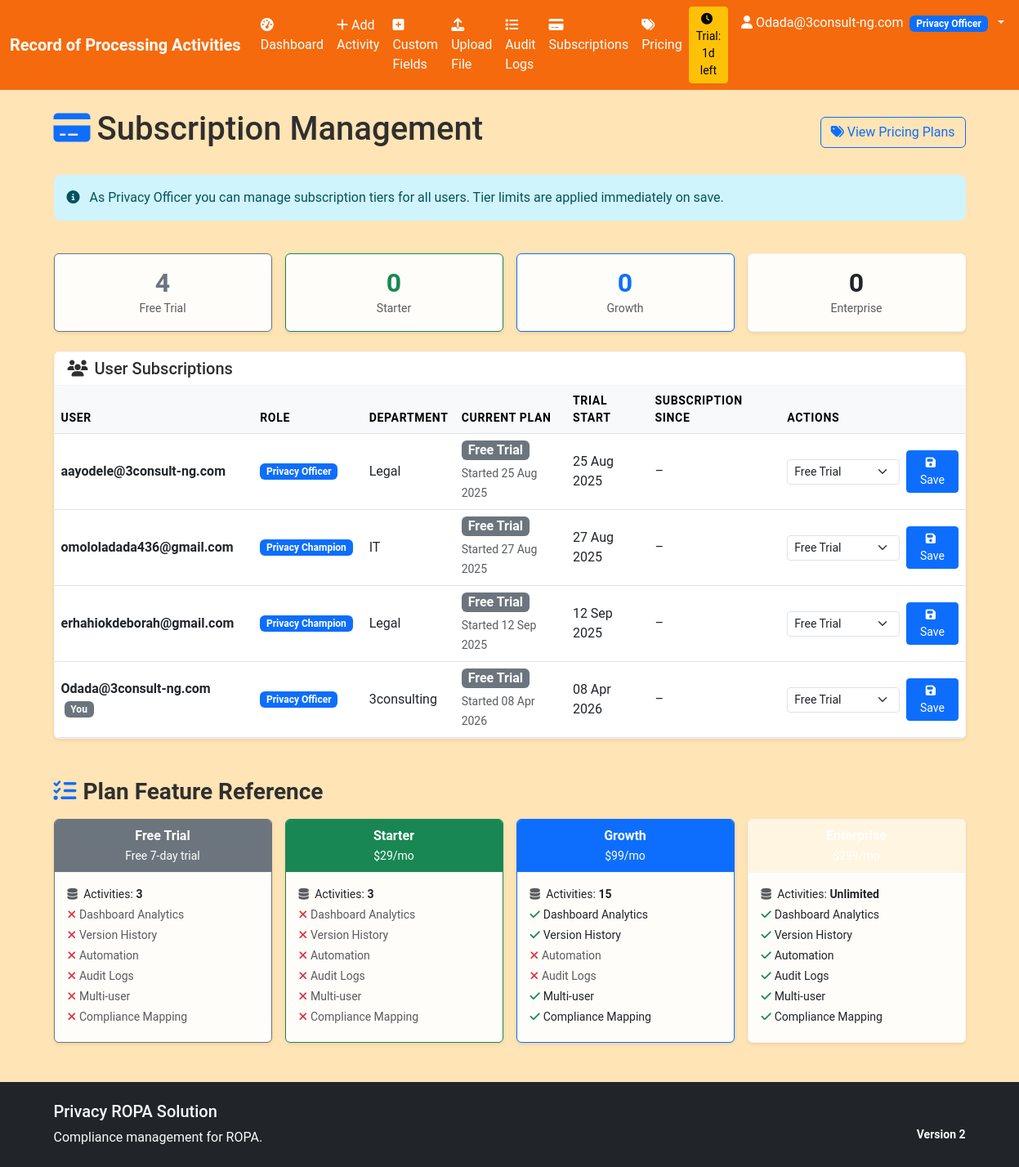
Page /subscription (signed in) on the earlier database version.
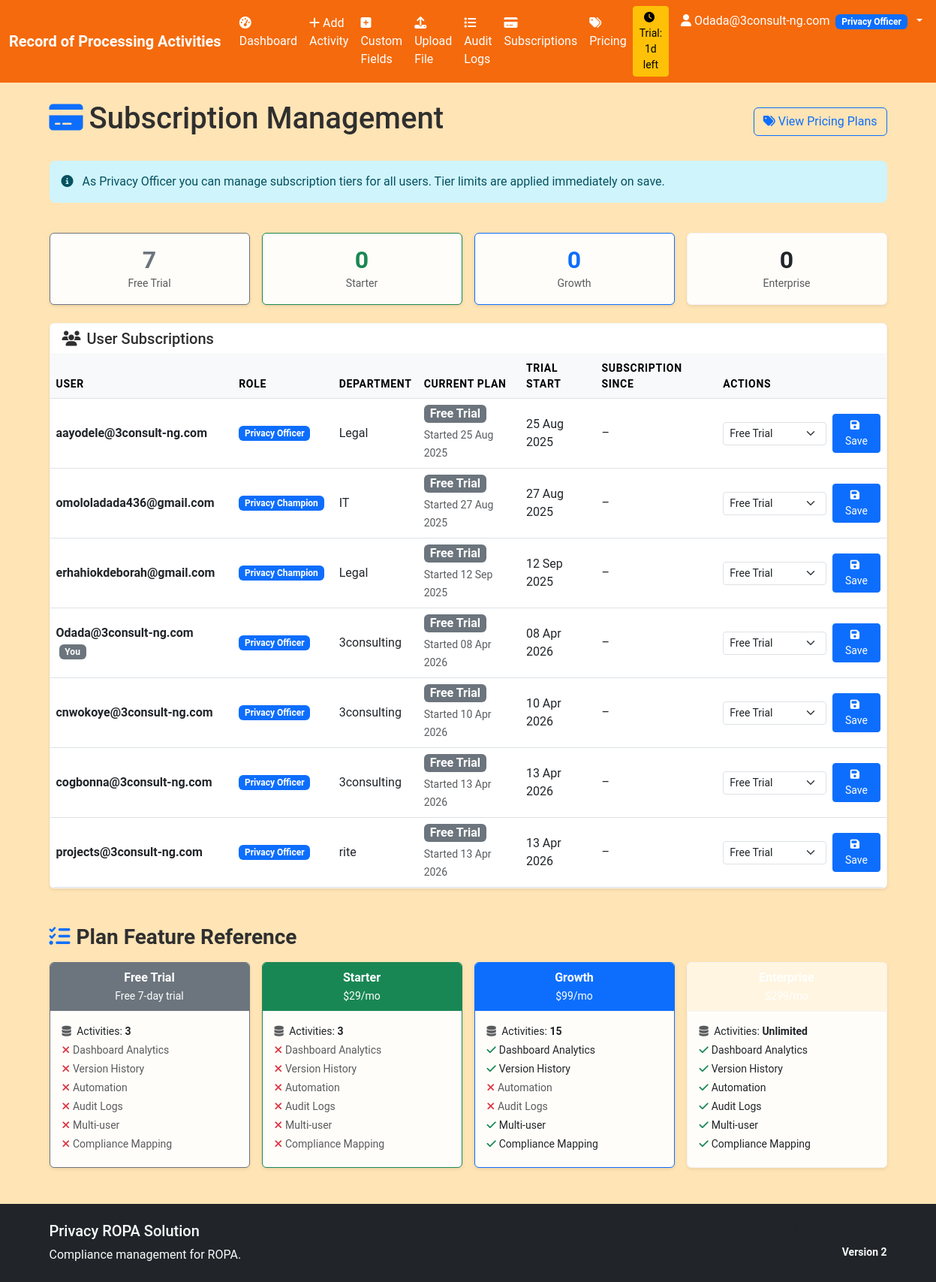
Same page on the later database version.
### models.py (models this page shows)
class User(UserMixin, db.Model):
    __tablename__ = 'users'
    id = db.Column(Integer, primary_key=True)
    email = db.Column(String(120), unique=True, nullable=False)
    password_hash = db.Column(String(256), nullable=False)
    role = db.Column(String(50), nullable=False, default='Privacy Champion')
    department = db.Column(String(100))
    created_at = db.Column(DateTime, default=datetime.utcnow)
    last_login = db.Column(DateTime)
    reset_token = db.Column(String(256), nullable=True)
    reset_token_expires = db.Column(DateTime, nullable=True)
    subscription_tier = db.Column(String(50), nullable=False, default='trial')
    trial_start_date = db.Column(DateTime, default=datetime.utcnow)
    subscription_start_date = db.Column(DateTime, nullable=True)
    subscription_end_date = db.Column(DateTime, nullable=True)
    ropa_records = db.relationship('ROPARecord', foreign_keys='ROPARecord.created_by', backref='creator', lazy=True)

### app.py (the view)
@app.route('/subscription')
@login_required
def subscription():
    if current_user.role != 'Privacy Officer':
        abort(403)
    users = models.User.query.all()
    return render_template('subscription_manage.html', users=users, tiers=TIER_CONFIG)

### app.py (called while the page is built, shortened)
@login_manager.user_loader
def load_user(user_id):
    return models.User.query.get(int(user_id))

@app.context_processor
def inject_subscription():
    if current_user.is_authenticated:
        tier = get_user_effective_tier(current_user)
        config = get_tier_config(tier)
        trial_days = get_trial_days_remaining(current_user)
        unread_notifications = 0
        return dict(
            sub_tier=tier,
            sub_config=config,
            sub_trial_days=trial_days,
            unread_notifications=unread_notifications,
            now_date=datetime.utcnow(),
        )
    return dict(sub_tier=None, sub_config={}, sub_trial_days=None, unread_notifications=0, now_date=datetime.utcnow())

### subscription.py (called while the page is built, shortened)
def get_user_effective_tier(user):
    test_tier = session.get('test_tier')
    if test_tier and test_tier in TIER_CONFIG:
        return test_tier
    tier = user.subscription_tier or 'trial'
    if tier == 'trial':
        trial_start = user.trial_start_date or user.created_at or datetime.utcnow()
        if datetime.utcnow() > trial_start + timedelta(days=7):
            return 'expired'
    return tier

def get_tier_config(tier):
    return TIER_CONFIG.get(tier, TIER_CONFIG['trial'])

def get_trial_days_remaining(user):
    if user.subscription_tier != 'trial':
        return None
    trial_start = user.trial_start_date or user.created_at or datetime.utcnow()
    expiry = trial_start + timedelta(days=7)
    remaining = (expiry - datetime.utcnow()).days
    return max(0, remaining)

### templates/subscription_manage.html (shortened to what this page needs)
{% extends "base.html" %}
{% block content %}
<div class="d-flex justify-content-between align-items-center mb-4">
    <h1><i class="fas fa-credit-card me-2 text-primary"></i>Subscription Management</h1>
    <a href="{{ url_for('pricing') }}" class="btn btn-outline-primary">
        <i class="fas fa-tags me-1"></i>View Pricing Plans
    </a>
</div>
<div class="row mb-4">
    <div class="col-12">
        <div class="alert alert-info">
            <i class="fas fa-info-circle me-2"></i>
            As Privacy Officer you can manage subscription tiers for all users. Tier limits are applied immediately on save.
        </div>
    </div>
</div>
<div class="row g-3 mb-4">
    {% set tier_counts = {} %}
    {% for user in users %}
        {% set t = user.subscription_tier or 'trial' %}
        {% if t in tier_counts %}
            {% set _ = tier_counts.update({t: tier_counts[t] + 1}) %}
        {% else %}
            {% set _ = tier_counts.update({t: 1}) %}
        {% endif %}
    {% endfor %}
    {% for tier_key, tier_info in tiers.items() %}
    <div class="col-6 col-md-3">
        <div class="card border-{{ tier_info.color }} text-center">
            <div class="card-body py-3">
                <h2 class="mb-0 fw-bold text-{{ tier_info.color }}">{{ tier_counts.get(tier_key, 0) }}</h2>
                <small class="text-muted">{{ tier_info.name }}</small>
            </div>
        </div>
    </div>
    {% endfor %}
</div>
<div class="card">
    <div class="card-header bg-white">
        <h5 class="mb-0"><i class="fas fa-users me-2"></i>User Subscriptions</h5>
    </div>
    <div class="card-body p-0">
        <div class="table-responsive">
            <table class="table table-hover align-middle mb-0">
                <thead class="table-light">
                    <tr>
                        <th>User</th>
                        <th>Role</th>
                        <th>Department</th>
                        <th>Current Plan</th>
                        <th>Trial Start</th>
                        <th>Subscription Since</th>
                        <th>Actions</th>
                    </tr>
                </thead>
                <tbody>
                    {% for user in users %}
                    {% set effective_tier = user.subscription_tier or 'trial' %}
                    {% set tier_info = tiers.get(effective_tier, tiers['trial']) %}
                    <tr>
                        <td>
                            <strong>{{ user.email }}</strong>
                            {% if user.id == current_user.id %}
                            <span class="badge bg-secondary ms-1">You</span>
                            {% endif %}
                        </td>
                        <td><span class="badge bg-primary">{{ user.role }}</span></td>
                        <td>{{ user.department or '–' }}</td>
                        <td>
                            <span class="badge bg-{{ tier_info.color }} fs-6 px-2 py-1">
                                {{ tier_info.name }}
                            </span>
                            {% if effective_tier == 'trial' and user.trial_start_date %}
                                {% set days_used = ((now if now is defined else '') or '') %}
                                <br><small class="text-muted">Started {{ user.trial_start_date.strftime('%d %b %Y') }}</small>
                            {% endif %}
                        </td>
                        <td>
                            {% if user.trial_start_date %}
                                {{ user.trial_start_date.strftime('%d %b %Y') }}
                            {% else %}–{% endif %}
                        </td>
                        <td>
                            {% if user.subscription_start_date %}
                                {{ user.subscription_start_date.strftime('%d %b %Y') }}
                            {% else %}–{% endif %}
                        </td>
                        <td>
                            <form method="POST" action="{{ url_for('update_subscription', user_id=user.id) }}" class="d-flex gap-2 align-items-center">
                                <select name="tier" class="form-select form-select-sm" style="width:140px;">
                                    {% for tier_key, tier_info_opt in tiers.items() %}
                                    <option value="{{ tier_key }}" {% if effective_tier == tier_key %}selected{% endif %}>
                                        {{ tier_info_opt.name }}
                                    </option>
                                    {% endfor %}
                                </select>
                                <button type="submit" class="btn btn-sm btn-primary">
                                    <i class="fas fa-save me-1"></i>Save
                                </button>
                            </form>
                        </td>
                    </tr>
                    {% endfor %}
                </tbody>
            </table>
        </div>
    </div>
</div>
<h3 class="mt-5 mb-3 fw-bold"><i class="fas fa-list-check me-2 text-primary"></i>Plan Feature Reference</h3>
<div class="row g-3">
    {% for tier_key, tier_info in tiers.items() %}
    <div class="col-md-6 col-lg-3">
        <div class="card h-100 border-{{ tier_info.color }}">
            <div class="card-header bg-{{ tier_info.color }} text-white text-center">
                <strong>{{ tier_info.name }}</strong>
                {% if tier_info.price_monthly > 0 %}
                <br><small>${{ tier_info.price_monthly }}/mo</small>
                {% else %}
                <br><small>Free 7-day trial</small>
                {% endif %}
            </div>
            <div class="card-body">
                <ul class="list-unstyled mb-0 small">
                    <li class="mb-1">
                        <i class="fas fa-database me-1 text-muted"></i>
                        Activities: <strong>{{ tier_info.max_activities if tier_info.max_activities else 'Unlimited' }}</strong>
                    </li>
                    {% set features = [
                        ('has_dashboard', 'Dashboard Analytics'),
                        ('has_version_history', 'Version History'),
                        ('has_automation', 'Automation'),
                        ('has_audit_logs', 'Audit Logs'),
                        ('has_multi_user', 'Multi-user'),
                        ('has_compliance_mapping', 'Compliance Mapping'),
                    ] %}
                    {% for key, label in features %}
                    <li class="mb-1">
                        {% if tier_info.get(key) %}
                        <i class="fas fa-check text-success me-1"></i>{{ label }}
                        {% else %}
                        <i class="fas fa-times text-danger me-1"></i><span class="text-muted">{{ label }}</span>
                        {% endif %}
                    </li>
                    {% endfor %}
                </ul>
            </div>
        </div>
    </div>
    {% endfor %}
</div>
{% endblock %}

### templates/base.html (shortened to what this page needs)
<!DOCTYPE html>
<html lang="en" data-bs-theme="light">
<head>
    <link href="https://cdn.jsdelivr.net/npm/bootstrap@5.3.0/dist/css/bootstrap.min.css" rel="stylesheet">
    <link href="https://cdnjs.cloudflare.com/ajax/libs/font-awesome/6.4.0/css/all.min.css" rel="stylesheet">
    <link href="{{ url_for('static', filename='css/custom.css') }}" rel="stylesheet">
</head>
<body>
    <nav class="navbar navbar-expand-lg navbar-dark bg-primary">
        <div class="container-fluid">
            <a class="navbar-brand fw-bold" href="{{ url_for('index') }}">
                Record of Processing Activities
            </a>
            {% if current_user.is_authenticated %}
            <div class="collapse navbar-collapse" id="navbarNav">
                <ul class="navbar-nav me-auto">
                    <li class="nav-item">
                        <a class="nav-link" href="{{ url_for('index') }}">
                            <i class="fas fa-tachometer-alt me-1"></i>Dashboard
                        </a>
                    </li>
                    <li class="nav-item">
                        <a class="nav-link" href="{{ url_for('add_activity') }}">
                            <i class="fas fa-plus me-1"></i>Add Activity
                        </a>
                    </li>
                    <li class="nav-item">
                        <a class="nav-link" href="{{ url_for('custom_tabs') }}">
                            <i class="fas fa-plus-square me-1"></i>Custom Fields
                        </a>
                    </li>
                    {% if current_user.role == 'Privacy Officer' %}
                    <li class="nav-item">
                        <a class="nav-link" href="{{ url_for('upload_file') }}">
                            <i class="fas fa-upload me-1"></i>Upload File
                        </a>
                    </li>
                    <li class="nav-item">
                        <a class="nav-link" href="{{ url_for('audit_logs') }}">
                            <i class="fas fa-list me-1"></i>Audit Logs
                        </a>
                    </li>
                    <li class="nav-item">
                        <a class="nav-link" href="{{ url_for('subscription') }}">
                            <i class="fas fa-credit-card me-1"></i>Subscriptions
                        </a>
                    </li>
                    {% endif %}
                    <li class="nav-item">
                        <a class="nav-link" href="{{ url_for('pricing') }}">
                            <i class="fas fa-tags me-1"></i>Pricing
                        </a>
                    </li>
                </ul>
                <ul class="navbar-nav">
                    {% if sub_tier == 'trial' and sub_trial_days is not none %}
                    <li class="nav-item d-flex align-items-center me-2">
                        <a href="{{ url_for('pricing') }}" class="btn btn-sm btn-warning">
                            <i class="fas fa-clock me-1"></i>Trial: {{ sub_trial_days }}d left
                        </a>
                    </li>
                    {% elif sub_tier == 'expired' %}
                    <li class="nav-item d-flex align-items-center me-2">
                        <a href="{{ url_for('pricing') }}" class="btn btn-sm btn-danger">
                            <i class="fas fa-exclamation-circle me-1"></i>Trial Expired – Upgrade
                        </a>
                    </li>
                    {% elif sub_tier %}
                    <li class="nav-item d-flex align-items-center me-2">
                        <span class="badge bg-{{ sub_config.get('color', 'secondary') }} fs-6 px-3 py-2">
                            <i class="fas fa-star me-1"></i>{{ sub_config.get('name', sub_tier|title) }}
                        </span>
                    </li>
                    {% endif %}
                    <li class="nav-item dropdown">
                        <a class="nav-link dropdown-toggle" href="#" role="button" data-bs-toggle="dropdown">
                            <i class="fas fa-user me-1"></i>{{ current_user.email }}
                            <span class="badge bg-primary ms-1">{{ current_user.role }}</span>
                        </a>
                    </li>
                </ul>
            </div>
            {% endif %}
        </div>
    </nav>
    <main class="container my-4">
        {% block content %}{% endblock %}
    </main>
    <footer class="bg-dark text-light py-4 mt-5">
        <div class="container">
            <div class="row">
                <div class="col-md-6">
                    <h5>
                        Privacy ROPA Solution
                    </h5>
                    <p class="mb-0">Compliance management for ROPA.</p>
                </div>
                <div class="col-md-6 text-md-end">
                    <p class="mb-0">
                        <small class="text-muted">
                        </small>
                    </p>
                    <p class="mb-0 mt-1">
                        <small class="text-light fw-bold">
                            Version 2
                        </small>
                    </p>
                </div>
            </div>
        </div>
    </footer>
</body>
</html>

### static/css/custom.css (style rules this page uses)
body { background: linear-gradient(135deg, #FFE4B5, #FFE4B5, #FFE4B5); min-height: 100vh; margin: 0; color: #2F2F2F; font-family: 'Roboto', sans-serif; }
.navbar-brand { font-weight: 600; color: #FFA500 !important; }
.card { background: #FFFDF9; border: 1px solid #F4F4F4; box-shadow: 0 0.125rem 0.25rem rgba(0,0,0,0.08); }
.card-header { background-color: #FFF5E1; border-bottom: 1px solid #F4F4F4; color: #2F2F2F; }
.badge { margin-right: 0.25rem; margin-bottom: 0.25rem; }
.table-responsive { border-radius: 0.375rem; }
.table th { border-top: none; font-weight: 600; text-transform: uppercase; font-size: 0.875rem; letter-spacing: 0.05em; }
.alert { border: none; border-radius: 0.5rem; }
.navbar { background-color: #f56a0c !important; color: #fff !important; }
.navbar .nav-link, .navbar .navbar-brand { color: #fff !important; }

Differences in the rows shown:
added User: email "cnwokoye@3consult-ng.com", role "Privacy Officer", department "3consulting", name "Free Trial", trial_start_date "10 Apr 2026", tier "Free Trial"
added User: email "cogbonna@3consult-ng.com", role "Privacy Officer", department "3consulting", name "Free Trial", trial_start_date "13 Apr 2026", tier "Free Trial"
added User: email "projects@3consult-ng.com", role "Privacy Officer", department "rite", name "Free Trial", trial_start_date "13 Apr 2026", tier "Free Trial"
Other differences:
new list line: "7 Free Trial"
list line gone: "4 Free Trial"
